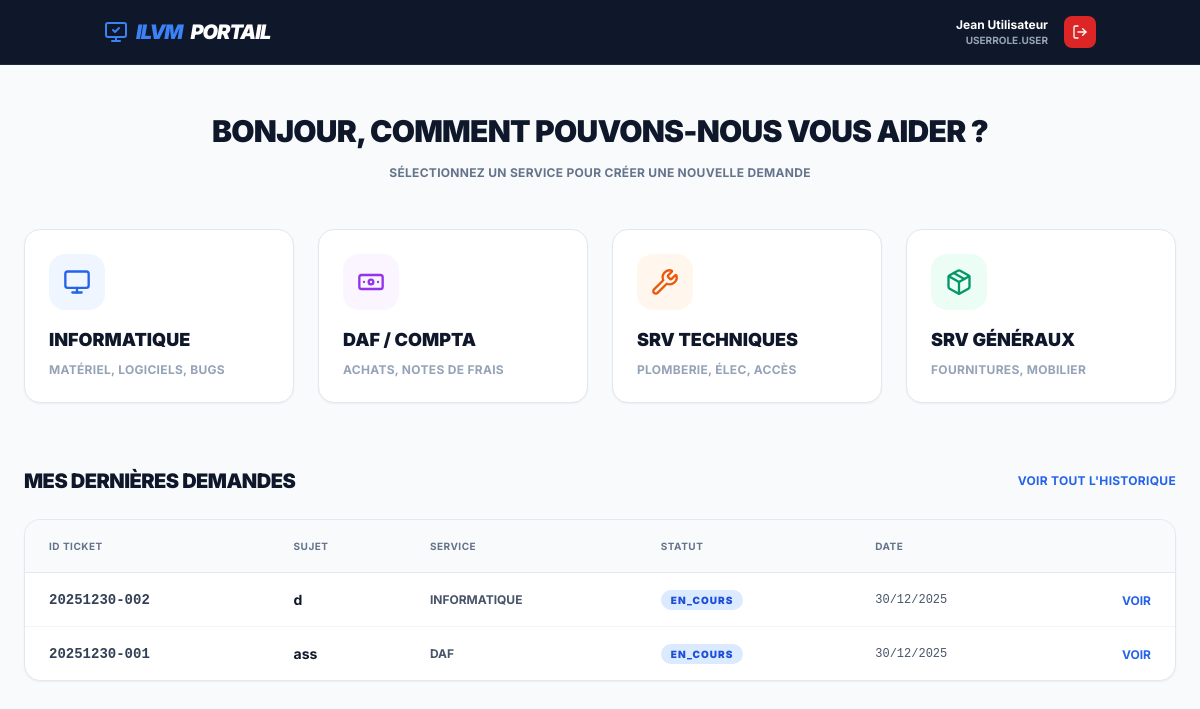
The app's page /portal (signed in) with its own data.
### app/models.py (models this page shows, shortened)
class User(UserMixin, db.Model):
    __tablename__ = 'users'
    id = db.Column(db.Integer, primary_key=True)
    username = db.Column(db.String(64), unique=True, index=True)
    fullname = db.Column(db.String(120))
    email = db.Column(db.String(120))
    role = db.Column(db.Enum(UserRole), default=UserRole.USER)
    service_department = db.Column(db.Enum(ServiceType), nullable=True)
    notifications = db.relationship('Notification', backref='user', lazy='dynamic')

class Ticket(db.Model):
    __tablename__ = 'tickets'
    id = db.Column(db.Integer, primary_key=True)
    uid_public = db.Column(db.String(20), unique=True, index=True)
    title = db.Column(db.String(200), nullable=False)
    description = db.Column(db.Text, nullable=False)
    author_id = db.Column(db.Integer, db.ForeignKey('users.id'))
    author = db.relationship('User', foreign_keys=[author_id], backref='my_tickets')
    target_service = db.Column(db.Enum(ServiceType), nullable=False)
    status = db.Column(db.Enum(TicketStatus), default=TicketStatus.VALIDATION)
    solver_id = db.Column(db.Integer, db.ForeignKey('users.id'), nullable=True)
    solver = db.relationship('User', foreign_keys=[solver_id], backref='assigned_tickets')
    created_at = db.Column(db.DateTime, default=datetime.utcnow)
    closed_at = db.Column(db.DateTime, nullable=True)
    category_ticket = db.Column(db.String(50))
    hostname = db.Column(db.String(64), nullable=True)
    service_demandeur = db.Column(db.String(100), nullable=True)
    tel_demandeur = db.Column(db.String(20), nullable=True)
    lieu_installation = db.Column(db.String(100), nullable=True)
    new_user_fullname = db.Column(db.String(150), nullable=True)
    new_user_service = db.Column(db.String(100), nullable=True)
    new_user_acces = db.Column(db.String(255), nullable=True)
    new_user_date = db.Column(db.DateTime, nullable=True)
    materiel_list = db.Column(db.Text, nullable=True)
    destinataire_materiel = db.Column(db.String(150), nullable=True)
    service_destinataire = db.Column(db.String(100), nullable=True)
    daf_lieu_livraison = db.Column(db.String(100)) # Saint-Mandé, Corbeil...
    daf_fournisseur_nom = db.Column(db.String(100))
    daf_fournisseur_tel = db.Column(db.String(50))
    daf_fournisseur_fax = db.Column(db.String(50))
    daf_fournisseur_email = db.Column(db.String(100))
    daf_type_prix = db.Column(db.String(10)) # HT ou TTC
    daf_lignes_json = db.Column(db.Text)
    daf_files_json = db.Column(db.Text)

### app/routes/main.py (the view)
@main_bp.route('/portal')
@login_required
def user_portal():
    recent_tickets = Ticket.query.filter_by(author_id=current_user.id)\
                                 .order_by(Ticket.created_at.desc())\
                                 .limit(15).all()
    return render_template('portal.html', user=current_user, tickets=recent_tickets)

### app/__init__.py (called while the page is built)
@login_manager.user_loader
def load_user(user_id):
    from .models import User
    return User.query.get(int(user_id))

### app/templates/portal.html (shortened to what this page needs)
<!DOCTYPE html>
<html lang="fr">
<head>
    <script src="https://cdn.tailwindcss.com"></script>
</head>
<body class="bg-slate-50 min-h-screen">
    <nav class="bg-slate-900 text-white sticky top-0 z-50 border-b border-slate-800">
        <div class="container mx-auto px-4 h-16 flex justify-between items-center">
            <div class="flex items-center gap-8">
                <span class="font-black text-xl tracking-tighter text-blue-500 italic flex items-center gap-2">
                    <i data-lucide="monitor-check"></i> ILVM<span class="text-white">PORTAIL</span>
                </span>
            </div>
            <div class="flex items-center gap-4">
                <div class="text-right hidden sm:block">
                    <p class="text-xs font-bold text-white">{{ current_user.fullname }}</p>
                    <p class="text-[10px] text-slate-400 uppercase font-bold">{{ current_user.role }}</p>
                </div>
                <a href="{{ url_for('auth.logout') }}" class="bg-red-600 hover:bg-red-700 p-2 rounded-lg transition" title="Déconnexion"><i data-lucide="log-out" class="w-4 h-4"></i></a>
            </div>
        </div>
    </nav>
    <div class="max-w-7xl mx-auto px-6 py-12">
        <div class="text-center mb-12">
            <h1 class="text-3xl font-black text-slate-900 uppercase tracking-tight mb-4">Bonjour, comment pouvons-nous vous aider ?</h1>
            <p class="text-slate-500 font-bold text-xs mt-1 uppercase tracking-wide">Sélectionnez un service pour créer une nouvelle demande</p>
        </div>
        <div class="grid grid-cols-1 md:grid-cols-2 lg:grid-cols-4 gap-6">
            <a href="{{ url_for('tickets.new_ticket', service_name='INFO') }}" class="card-service group bg-white p-6 rounded-2xl border border-slate-200 shadow-sm hover:border-blue-300 cursor-pointer block">
                <div class="w-14 h-14 bg-blue-50 text-blue-600 rounded-2xl flex items-center justify-center mb-4 group-hover:scale-110 transition">
                    <i data-lucide="monitor" class="w-7 h-7"></i>
                </div>
                <h3 class="font-black text-lg text-slate-900 uppercase mb-2">Informatique</h3>
                <p class="text-xs font-bold text-slate-400 uppercase tracking-wide">Matériel, Logiciels, Bugs</p>
            </a>
            <a href="{{ url_for('tickets.new_ticket', service_name='DAF') }}" class="card-service group bg-white p-6 rounded-2xl border border-slate-200 shadow-sm hover:border-purple-300 cursor-pointer block">
                <div class="w-14 h-14 bg-purple-50 text-purple-600 rounded-2xl flex items-center justify-center mb-4 group-hover:scale-110 transition">
                    <i data-lucide="banknote" class="w-7 h-7"></i>
                </div>
                <h3 class="font-black text-lg text-slate-900 uppercase mb-2">DAF / Compta</h3>
                <p class="text-xs font-bold text-slate-400 uppercase tracking-wide">Achats, Notes de frais</p>
            </a>
            <a href="{{ url_for('tickets.new_ticket', service_name='TECH') }}" class="card-service group bg-white p-6 rounded-2xl border border-slate-200 shadow-sm hover:border-orange-300 cursor-pointer block">
                <div class="w-14 h-14 bg-orange-50 text-orange-600 rounded-2xl flex items-center justify-center mb-4 group-hover:scale-110 transition">
                    <i data-lucide="wrench" class="w-7 h-7"></i>
                </div>
                <h3 class="font-black text-lg text-slate-900 uppercase mb-2">Srv Techniques</h3>
                <p class="text-xs font-bold text-slate-400 uppercase tracking-wide">Plomberie, Élec, Accès</p>
            </a>
            <a href="{{ url_for('tickets.new_ticket', service_name='GEN') }}" class="card-service group bg-white p-6 rounded-2xl border border-slate-200 shadow-sm hover:border-emerald-300 cursor-pointer block">
                <div class="w-14 h-14 bg-emerald-50 text-emerald-600 rounded-2xl flex items-center justify-center mb-4 group-hover:scale-110 transition">
                    <i data-lucide="package" class="w-7 h-7"></i>
                </div>
                <h3 class="font-black text-lg text-slate-900 uppercase mb-2">Srv Généraux</h3>
                <p class="text-xs font-bold text-slate-400 uppercase tracking-wide">Fournitures, Mobilier</p>
            </a>
        </div>
        <div class="mt-16">
            <div class="flex items-center justify-between mb-6">
                <h2 class="text-xl font-black text-slate-900 uppercase tracking-tight">Mes dernières demandes</h2>
                <a href="{{ url_for('main.my_history') }}" class="text-xs font-bold text-blue-600 hover:text-blue-800 uppercase tracking-wide">Voir tout l'historique</a>
            </div>
            <div class="bg-white rounded-2xl border border-slate-200 overflow-hidden shadow-sm">
                <table class="w-full text-left text-sm text-slate-600">
                    <thead class="bg-slate-50 border-b border-slate-200 text-slate-500 font-black uppercase text-[10px] tracking-wider">
                        <tr>
                            <th class="px-6 py-4">ID Ticket</th>
                            <th class="px-6 py-4">Sujet</th>
                            <th class="px-6 py-4">Service</th>
                            <th class="px-6 py-4">Statut</th>
                            <th class="px-6 py-4">Date</th>
                            <th class="px-6 py-4"></th>
                        </tr>
                    </thead>
                    <tbody class="divide-y divide-slate-100 font-medium">
                        {% for ticket in tickets %}
                        <tr class="hover:bg-slate-50 transition">
                            <td class="px-6 py-4 font-mono font-bold text-slate-700">{{ ticket.uid_public }}</td>
                            <td class="px-6 py-4 font-bold text-slate-900">{{ ticket.title }}</td>
                            <td class="px-6 py-4">
                                <span class="flex items-center gap-2 text-xs font-bold">
                                    {{ ticket.target_service.value }}
                                </span>
                            </td>
                            <td class="px-6 py-4">
                                <span class="px-2.5 py-1 rounded-full text-[10px] font-black uppercase tracking-widest
                                    {% if 'VALIDATION' in ticket.status.value %}bg-yellow-100 text-yellow-700
                                    {% elif 'COURS' in ticket.status.value %}bg-blue-100 text-blue-700
                                    {% elif 'TERMINE' in ticket.status.value %}bg-emerald-100 text-emerald-700
                                    {% else %}bg-slate-100 text-slate-500{% endif %}">
                                    {{ ticket.status.value }}
                                </span>
                            </td>
                            <td class="px-6 py-4 font-mono text-xs">{{ ticket.created_at.strftime('%d/%m/%Y') }}</td>
                            <td class="px-6 py-4 text-right">
                                <a href="{{ url_for('tickets.view_ticket', ticket_uid=ticket.uid_public) }}" class="text-blue-600 hover:text-blue-800 font-bold text-xs uppercase">Voir</a>
                            </td>
                        </tr>
                        {% else %}
                        <tr>
                            <td colspan="6" class="p-8 text-center text-slate-400 italic font-bold">
                                Vous n'avez pas encore fait de demande.
                            </td>
                        </tr>
                        {% endfor %}
                    </tbody>
                </table>
            </div>
        </div>
    </div>
</body>
</html>

### app/templates/portal.html (style rules this page uses)
body { font-family: 'Inter', sans-serif; }
.card-service { transition: all 0.3s ease; }

### records on screen
User: fullname "Jean Utilisateur", role "USERROLE.USER"
Ticket: uid_public "20251230-002", title "d", target_service.value "INFORMATIQUE", status.value "EN_COURS", created_at "30/12/2025"
Ticket: uid_public "20251230-001", title "ass", target_service.value "DAF", status.value "EN_COURS", created_at "30/12/2025"
